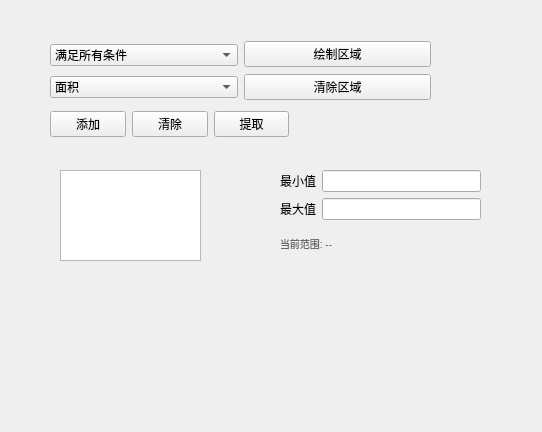
<?xml version="1.0" encoding="UTF-8"?>
<ui version="4.0">
 <class>ExtractTabForm</class>
 <widget class="QWidget" name="Form">
  <property name="geometry">
   <rect>
    <x>0</x>
    <y>0</y>
    <width>542</width>
    <height>432</height>
   </rect>
  </property>
  <property name="windowTitle">
   <string>Form</string>
  </property>
  <widget class="QWidget" name="ExtractTabWidget" native="true">
   <property name="geometry">
    <rect>
     <x>20</x>
     <y>20</y>
     <width>511</width>
     <height>391</height>
    </rect>
   </property>
   <property name="sizePolicy">
    <sizepolicy hsizetype="Maximum" vsizetype="Maximum">
     <horstretch>0</horstretch>
     <verstretch>0</verstretch>
    </sizepolicy>
   </property>
   <widget class="QListWidget" name="listWidget_select">
    <property name="geometry">
     <rect>
      <x>40</x>
      <y>150</y>
      <width>141</width>
      <height>91</height>
     </rect>
    </property>
   </widget>
    <widget class="QStackedWidget" name="stackedWidget_selectCondition">
     <property name="geometry">
      <rect>
       <x>210</x>
       <y>140</y>
       <width>291</width>
       <height>110</height>
      </rect>
     </property>
    <property name="currentIndex">
     <number>0</number>
    </property>
    <widget class="QWidget" name="page">
     <widget class="QWidget" name="layoutWidget">
      <property name="geometry">
       <rect>
        <x>50</x>
        <y>10</y>
        <width>201</width>
        <height>90</height>
       </rect>
      </property>
       <layout class="QVBoxLayout" name="verticalLayout_9">
        <item>
         <layout class="QHBoxLayout" name="horizontalLayout_4">
          <item>
           <widget class="QLabel" name="label_2">
            <property name="text">
             <string>最小值</string>
            </property>
           </widget>
          </item>
          <item>
           <widget class="QLineEdit" name="lineEdit_minArea"/>
          </item>
         </layout>
        </item>
        <item>
         <layout class="QHBoxLayout" name="horizontalLayout_5">
          <item>
           <widget class="QLabel" name="label_3">
            <property name="text">
             <string>最大值</string>
            </property>
           </widget>
          </item>
          <item>
           <widget class="QLineEdit" name="lineEdit_maxArea"/>
          </item>
         </layout>
        </item>
        <item>
         <widget class="QLabel" name="label_featureRange">
          <property name="text">
           <string>当前范围: --</string>
          </property>
          <property name="styleSheet">
           <string notr="true">color: rgb(100, 100, 100); font-size: 10px;</string>
          </property>
         </widget>
        </item>
       </layout>
     </widget>
    </widget>
    <widget class="QWidget" name="page_2"/>
   </widget>
   <widget class="QWidget" name="layoutWidget_2">
    <property name="geometry">
     <rect>
      <x>30</x>
      <y>90</y>
      <width>239</width>
      <height>28</height>
     </rect>
    </property>
    <layout class="QHBoxLayout" name="horizontalLayout_7">
     <item>
      <widget class="QPushButton" name="btn_addFilter">
       <property name="text">
        <string>添加</string>
       </property>
      </widget>
     </item>
     <item>
      <widget class="QPushButton" name="btn_clearFilter">
       <property name="text">
        <string>清除</string>
       </property>
      </widget>
     </item>
     <item>
      <widget class="QPushButton" name="btn_select">
       <property name="text">
        <string>提取</string>
       </property>
      </widget>
     </item>
    </layout>
   </widget>
   <widget class="QWidget" name="layoutWidget_3">
    <property name="geometry">
     <rect>
      <x>30</x>
      <y>20</y>
      <width>381</width>
      <height>62</height>
     </rect>
    </property>
    <layout class="QHBoxLayout" name="horizontalLayout_8">
     <item>
      <layout class="QVBoxLayout" name="verticalLayout_6">
       <item>
        <widget class="QComboBox" name="comboBox_condition">
         <item>
          <property name="text">
           <string>满足所有条件</string>
          </property>
         </item>
         <item>
          <property name="text">
           <string>满足任意条件</string>
          </property>
         </item>
        </widget>
       </item>
       <item>
        <widget class="QComboBox" name="comboBox_select">
         <property name="currentIndex">
          <number>0</number>
         </property>
         <item>
          <property name="text">
           <string>面积</string>
          </property>
         </item>
         <item>
          <property name="text">
           <string>圆度</string>
          </property>
         </item>
         <item>
          <property name="text">
           <string>宽度</string>
          </property>
         </item>
         <item>
          <property name="text">
           <string>高度</string>
          </property>
         </item>
         <item>
          <property name="text">
           <string>紧凑度</string>
          </property>
         </item>
         <item>
          <property name="text">
           <string>凸性</string>
          </property>
         </item>
        </widget>
       </item>
      </layout>
     </item>
     <item>
      <layout class="QVBoxLayout" name="verticalLayout">
       <item>
        <widget class="QPushButton" name="btn_drawRegion">
         <property name="text">
          <string>绘制区域</string>
         </property>
        </widget>
       </item>
       <item>
        <widget class="QPushButton" name="btn_clearRegion">
         <property name="text">
          <string>清除区域</string>
         </property>
        </widget>
       </item>
      </layout>
     </item>
    </layout>
   </widget>
  </widget>
 </widget>
 <resources/>
 <connections/>
</ui>
